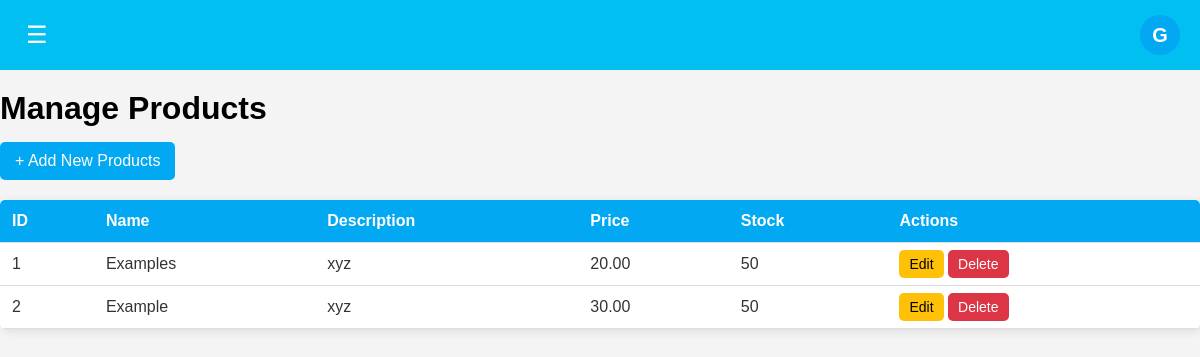
The page /products.php (signed in) on the database its author committed.
### tables this page shows
CREATE TABLE `products` (
  `id` int(11) NOT NULL,
  `unique_id` varchar(255) DEFAULT NULL,
  `name` varchar(255) NOT NULL,
  `description` text DEFAULT NULL,
  `price` decimal(10,2) NOT NULL,
  `stock` int(11) NOT NULL,
  `created_at` timestamp NOT NULL DEFAULT current_timestamp(),
  `deleted_at` tinyint(1) DEFAULT 0
);

### products.php (the view, shortened to what this page needs)
<?php
include 'config.php';
$query = "SELECT id, unique_id, name, description, price, stock FROM products WHERE deleted_at = 0";
$result = mysqli_query($conn, $query);
?>
<!DOCTYPE html>
<html lang="en">
<head>
    <link rel="stylesheet" href="dashboard.css">
</head>
<body>
    <div class="content">
        <div class="topnav">
            <button class="menu-btn" onclick="toggleSidebar()">☰</button>
            <div class="profile-btn" onclick="toggleDropdown()">
                <?php echo strtoupper(substr($_SESSION['name'], 0, 1)); ?>
            </div>
        </div>
        <div class="main-content">
        <h1 style = "padding-top: 20px;">Manage Products</h1>
        <a href="create_products.php" class="btn">+ Add New Products</a>
            <table>
                <thead>
                    <tr>
                        <th>ID</th>
                        <th>Name</th>
                        <th>Description</th>
                        <th>Price</th>
                        <th>Stock</th>
                        <th>Actions</th>
                    </tr>
                </thead>
                <tbody>
                    <?php
                    if (mysqli_num_rows($result) > 0) {
                        while ($row = mysqli_fetch_assoc($result)) {
                            echo "<tr>
                                    <td>{$row['id']}</td>
                                    <td>{$row['name']}</td>
                                    <td>{$row['description']}</td>
                                    <td>{$row['price']}</td>
                                    <td>{$row['stock']}</td>
                                    <td>
                                        <a href='edit_products.php?id={$row['id']}' class='edit-btn'>Edit</a>
                                        <a href='delete_product.php?id={$row['id']}' class='delete-btn' onclick='return confirm(\"Are you sure?\")'>Delete</a>
                                    </td>
                                  </tr>";
                        }
                    } else {
                        echo "<tr><td colspan='7'>No products found.</td></tr>";
                    }
                    ?>
                </tbody>
            </table>
        </div>
    </div>
</body>
</html>

### dashboard.css (style rules this page uses)
body, h1, h2, p, ul { margin: 0; padding: 0; font-family: Arial, sans-serif; }
body { background-color: #f4f4f4; display: flex; flex-direction: column; }
.content { width: 100%; transition: margin-left 0.3s ease-in-out; }
.topnav { background: #01bff1; color: #fff; padding: 15px 20px; display: flex; justify-content: space-between; align-items: center; position: relative; }
.menu-btn { background: none; border: none; color: white; font-size: 24px; cursor: pointer; }
.profile-btn { background: #02a8f2; color: white; width: 40px; height: 40px; border-radius: 50%; text-align: center; line-height: 40px; font-size: 20px; cursor: pointer; font-weight: bold; text-transform: uppercase; position: relative; }
table { width: 100%; border-collapse: collapse; margin-top: 20px; background: white; border-radius: 5px; overflow: hidden; box-shadow: 2px 2px 10px rgba(0, 0, 0, 0.1); }
th, td { padding: 12px; text-align: left; border-bottom: 1px solid #ddd; }
th { background: #02a8f2; color: white; }
td { color: #333; }
.btn { display: inline-block; padding: 10px 15px; background: #02a8f2; color: white; text-decoration: none; border-radius: 5px; margin-top: 15px; }
.edit-btn, .delete-btn { padding: 6px 10px; text-decoration: none; border-radius: 5px; font-size: 14px; }
.edit-btn { background: #ffc107; color: black; }
.delete-btn { background: #dc3545; color: white; }

### rows shown on the page
products: id "1", name "Examples", description "xyz", price "20.00", stock "50"
products: id "2", name "Example", description "xyz", price "30.00", stock "50"

### other values the page prints
substr($_SESSION['name'], 0, 1) "G"
